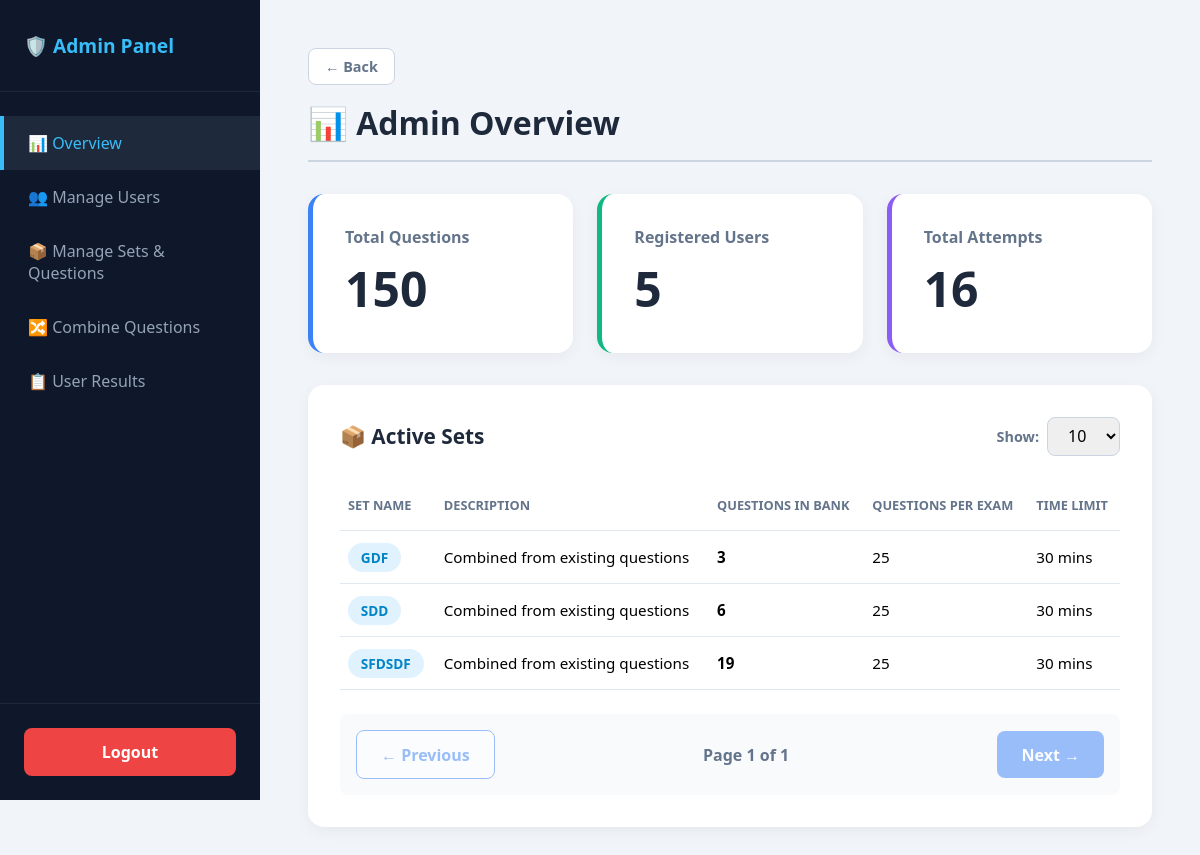
The app's page /admin/dashboard (signed in), older data.
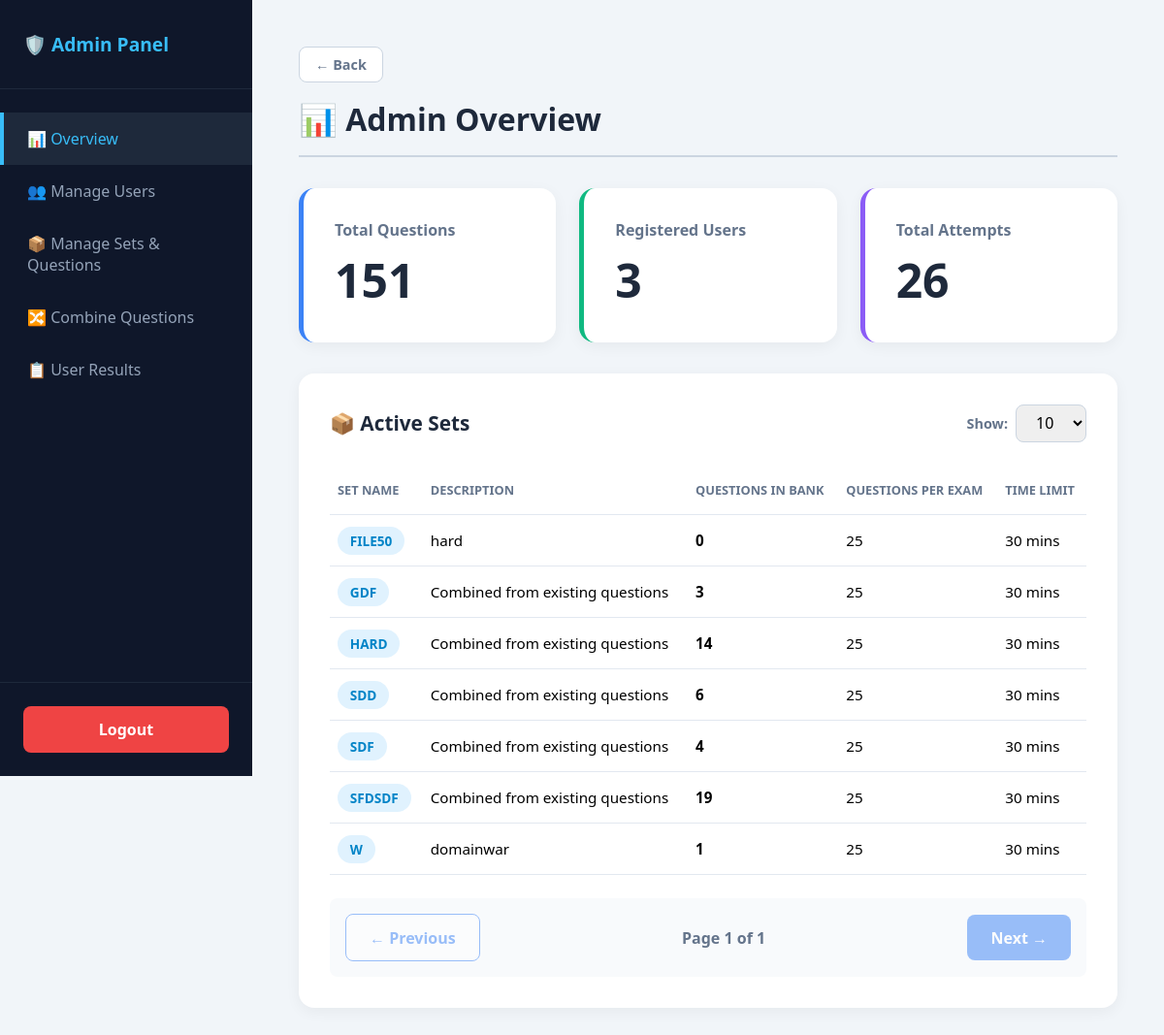
The same page, newer data.
### tables this page shows
CREATE TABLE sets (
            id INTEGER PRIMARY KEY AUTOINCREMENT,
            name TEXT UNIQUE NOT NULL,
            description TEXT DEFAULT '',
            question_count INTEGER DEFAULT 25,
            duration_minutes INTEGER DEFAULT 30,
            created_at TIMESTAMP DEFAULT CURRENT_TIMESTAMP
        );

### app.py (the view)
@app.route("/admin/dashboard")
def admin_dashboard():
    if not session.get("is_admin"): return redirect(url_for("login"))
    conn = get_db()
    tq = conn.execute("SELECT COUNT(DISTINCT LOWER(TRIM(question))) FROM questions").fetchone()[0]
    ta = conn.execute("SELECT COUNT(*) FROM attempts").fetchone()[0]
    student_count = conn.execute("SELECT COUNT(*) FROM students").fetchone()[0]
    conn.close()
    return render_template("admin_dashboard.html", page="dashboard", sets=get_all_sets(),
                           total_questions=tq, total_attempts=ta, student_count=student_count)

### app.py (called while the page is built)
def get_db():
    conn = sqlite3.connect(DB_NAME)
    conn.row_factory = sqlite3.Row
    return conn

def get_all_sets():
    conn = get_db()
    rows = conn.execute("""
        SELECT s.name, s.description, s.question_count, s.duration_minutes,
               (SELECT COUNT(DISTINCT LOWER(TRIM(question))) FROM questions q WHERE q.set_name = s.name) AS qcount
        FROM sets s ORDER BY s.name
    """).fetchall()
    conn.close()
    return rows

### templates/admin_dashboard.html (shortened to what this page needs)
{% extends "admin_base.html" %}
{% block content %}
<h1 class="page-title">📊 Admin Overview</h1>
<div style="display: grid; grid-template-columns: repeat(3, 1fr); gap: 1.5rem; margin-bottom: 2rem;">
  <div class="card" style="border-left: 5px solid #3b82f6; margin-bottom: 0;">
    <h3 style="color:#64748b; font-size:1rem; margin-bottom:0.5rem;">Total Questions</h3>
    <p style="font-size: 3rem; font-weight: 800; color: #1e293b;">{{ total_questions }}</p>
  </div>
  <div class="card" style="border-left: 5px solid #10b981; margin-bottom: 0;">
    <h3 style="color:#64748b; font-size:1rem; margin-bottom:0.5rem;">Registered Users</h3>
    <p style="font-size: 3rem; font-weight: 800; color: #1e293b;">{{ student_count }}</p>
  </div>
  <div class="card" style="border-left: 5px solid #8b5cf6; margin-bottom: 0;">
    <h3 style="color:#64748b; font-size:1rem; margin-bottom:0.5rem;">Total Attempts</h3>
    <p style="font-size: 3rem; font-weight: 800; color: #1e293b;">{{ total_attempts }}</p>
  </div>
</div>
<div class="card">
  <div style="display: flex; justify-content: space-between; align-items: center; margin-bottom: 1.5rem;">
    <h3 style="margin-bottom: 0;">📦 Active Sets</h3>
    <div style="display: flex; align-items: center; gap: 0.5rem;">
      <label style="font-size: 0.9rem; color: #64748b; font-weight: 600;">Show:</label>
      <select id="pageSizeSelect" onchange="changePageSize()" style="width: auto; padding: 0.4rem 1rem; margin-bottom: 0; border-radius: 0.5rem;">
        <option value="10" selected>10</option>
      </select>
    </div>
  </div>
  <table>
    <tr><th>Set Name</th><th>Description</th><th>Questions in Bank</th><th>Questions per Exam</th><th>Time Limit</th></tr>
    {% for s in sets %}
    <tr class="data-row">
      <td><span class="badge">{{ s.name }}</span></td>
      <td>{{ s.description or '—' }}</td>
      <td><strong>{{ s.qcount }}</strong></td>
      <td>{{ s.question_count }}</td>
      <td>{{ s.duration_minutes }} mins</td>
    </tr>
    {% endfor %}
  </table>
  <div id="pagination-controls" style="display: flex; justify-content: space-between; align-items: center; margin-top: 1.5rem; background: #f8fafc; padding: 1rem; border-radius: 0.5rem;">
    <button type="button" class="btn btn-outline" id="prevBtn" onclick="changePage(-1)">← Previous</button>
    <div style="font-weight: 600; color: #64748b;">Page <span id="pageNum">1</span> of <span id="totalPages">1</span></div>
    <button type="button" class="btn" id="nextBtn" onclick="changePage(1)">Next →</button>
  </div>
</div>
{% endblock %}

### templates/admin_base.html (shortened to what this page needs)
<!DOCTYPE html>
<html lang="en">
<head>
</head>
<body>
  <div class="sidebar">
    <h2>🛡️ Admin Panel</h2>
    <div class="nav-links">
      <a href="{{ url_for('admin_dashboard') }}" class="{{ 'active' if page == 'dashboard' else '' }}">📊 Overview</a>
      <a href="{{ url_for('admin_users') }}" class="{{ 'active' if page == 'users' else '' }}">👥 Manage Users</a>
      <a href="{{ url_for('admin_sets') }}" class="{{ 'active' if page == 'sets' else '' }}">📦 Manage Sets & Questions</a>
      <a href="{{ url_for('admin_combine_questions') }}" class="{{ 'active' if page == 'combine' else '' }}">🔀 Combine Questions</a>
      <a href="{{ url_for('admin_results') }}" class="{{ 'active' if page == 'results' else '' }}">📋 User Results</a>
    </div>
    <div class="logout-btn">
      <a href="{{ url_for('logout') }}">Logout</a>
    </div>
  </div>
  <div class="main-content">
    <div style="margin-bottom: 1rem;">
      <a href="{{ url_for('admin_sets') if page == 'questions' else url_for('admin_dashboard') }}"
         style="display:inline-block; padding: 0.5rem 1rem; background: white; color: #64748b; border: 1px solid #cbd5e1; border-radius: 0.5rem; text-decoration: none; font-size: 0.9rem; font-weight: 600; transition: 0.2s;"
         onmouseover="this.style.background='#f8fafc'"
         onmouseout="this.style.background='white'">
        ← Back
      </a>
    </div>
    {% block content %}{% endblock %}
  </div>
</body>
</html>

### templates/admin_base.html (style rules this page uses)
* { box-sizing: border-box; margin: 0; padding: 0; font-family: system-ui, sans-serif; }
body { display: flex; min-height: 100vh; background: #f1f5f9; }
.sidebar { width: 260px; background: #0f172a; color: white; display: flex; flex-direction: column; position: fixed; height: 100vh; }
.sidebar h2 { padding: 2rem 1.5rem; font-size: 1.2rem; border-bottom: 1px solid #1e293b; color: #38bdf8; }
.nav-links { flex: 1; padding: 1.5rem 0; }
.nav-links a { display: flex; align-items: center; gap: 0.8rem; padding: 1rem 1.5rem; color: #94a3b8; text-decoration: none; font-weight: 500; transition: 0.2s; border-left: 4px solid transparent; }
.nav-links a.active { background: #1e293b; color: #38bdf8; border-left-color: #38bdf8; }
.logout-btn { padding: 1.5rem; border-top: 1px solid #1e293b; }
.logout-btn a { display: block; text-align: center; background: #ef4444; color: white; padding: 0.8rem; border-radius: 0.5rem; text-decoration: none; font-weight: 600; }
.main-content { margin-left: 260px; padding: 3rem; flex: 1; }
.page-title { font-size: 2rem; color: #1e293b; margin-bottom: 2rem; border-bottom: 2px solid #cbd5e1; padding-bottom: 1rem; }
.card { background: white; border-radius: 1rem; padding: 2rem; box-shadow: 0 4px 15px rgba(0,0,0,0.05); margin-bottom: 1.5rem; }
.card h3 { color: #1e293b; margin-bottom: 1.5rem; font-size: 1.3rem; }
.btn { background: #3b82f6; color: white; border: none; padding: 0.8rem 1.5rem; border-radius: 0.5rem; font-size: 1rem; font-weight: 600; cursor: pointer; text-decoration: none; display: inline-block; }
.btn-outline { background: white; color: #3b82f6; border: 1.5px solid #3b82f6; }
input[type="text"], input[type="number"], select { width: 100%; padding: 0.8rem 1rem; margin-bottom: 1rem; border-radius: 0.5rem; border: 1px solid #cbd5e1; font-size: 1rem; }
table { width: 100%; border-collapse: collapse; }
th, td { text-align: left; padding: 1rem 0.5rem; border-bottom: 1px solid #e2e8f0; font-size: 0.95rem; }
th { color: #64748b; font-weight: 600; text-transform: uppercase; font-size: 0.8rem; }
.badge { background: #e0f2fe; color: #0284c7; padding: 0.3rem 0.8rem; border-radius: 1rem; font-size: 0.85rem; font-weight: 600; }

Row changes from the older to the newer data that the page shows:
added sets: name "FILE50", description "hard", qcount "0", question_count "25", duration_minutes "30"
added sets: name "HARD", description "Combined from existing questions", qcount "14", question_count "25", duration_minutes "30"
added sets: name "SDF", description "Combined from existing questions", qcount "4", question_count "25", duration_minutes "30"
added sets: name "W", description "domainwar", qcount "1", question_count "25", duration_minutes "30"
Text that changed along with them:
{{ total_questions }}: "150" → "151"
{{ student_count }}: "5" → "3"
{{ total_attempts }}: "16" → "26"
